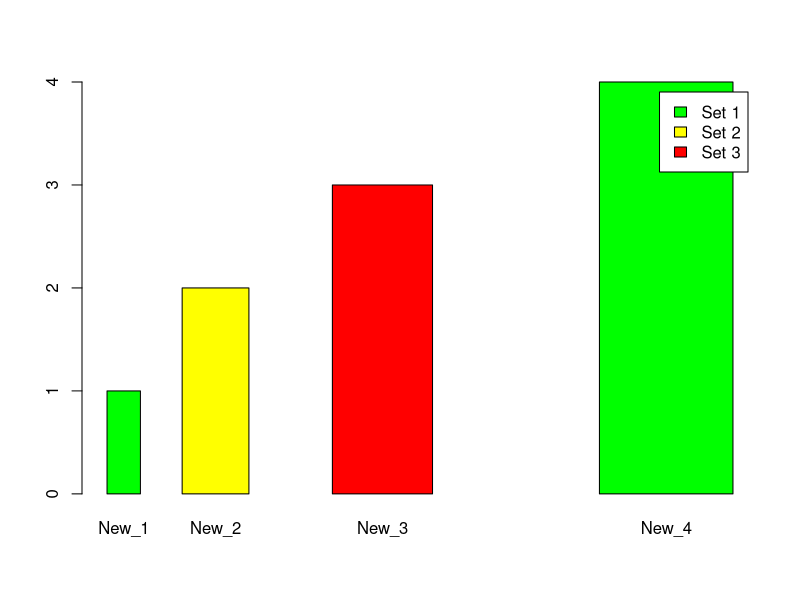
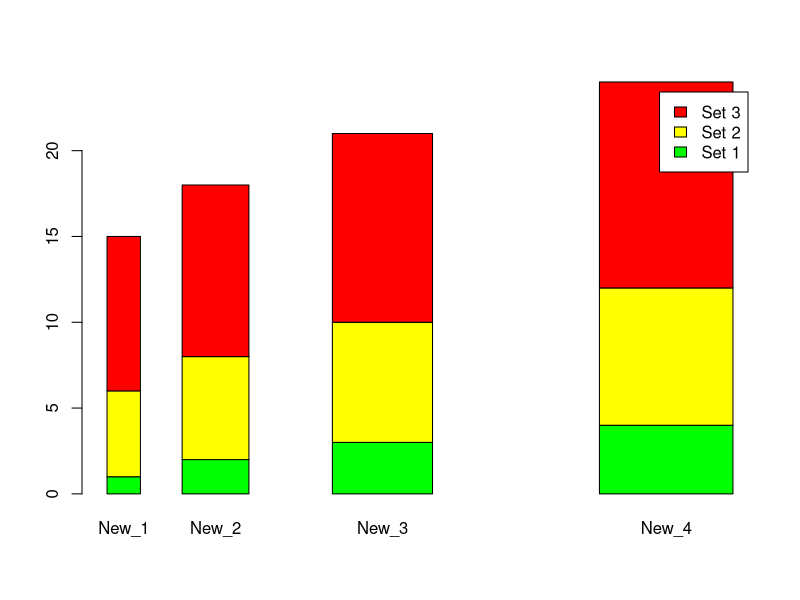
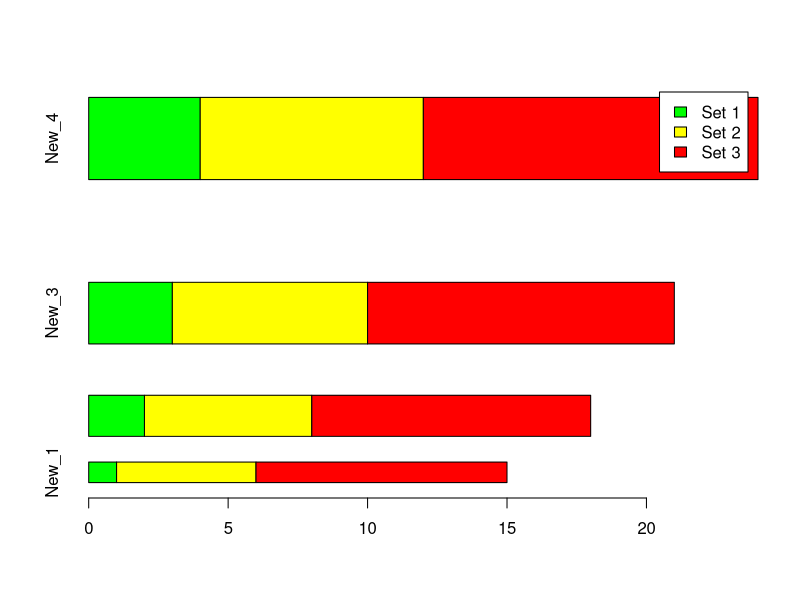

These charts were generated, in order, by the following R code: (Note: this script raises an error after producing the figures.)
# barplot example



# simple 

barplot(c(1,2,3,4), col = c("green", "yellow", "red"), width = c(1, 2, 3, 4), space = c(0.25, 0.5, 1, 2), legend.text = c("Set 1", "Set 2", "Set 3"),
        names.arg = c("New_1", "New_2", "New_3", "New_4"))





# stacking

## example matrix (will not work with a data.frame)
my_matrix <- matrix(nrow = 3, ncol = 4, c(1:12), byrow = T, dimnames = list(c("row_1", "row_2", "row_3"), c("col_1", "col_2", "col_3", "col_4")))


## vertical

barplot(my_matrix, col = c("green", "yellow", "red"), width = c(1, 2, 3, 4), space = c(0.25, 0.5, 1, 2), legend.text = c("Set 1", "Set 2", "Set 3"),
        names.arg = c("New_1", "New_2", "New_3", "New_4"))



## horizontal

barplot(my_matrix, col = c("green", "yellow", "red"), width = c(1, 2, 3, 4), space = c(0.25, 0.5, 1, 2), legend.text = c("Set 1", "Set 2", "Set 3"),
        names.arg = c("New_1", "New_2", "New_3", "New_4"), horiz = T)




# possible error message

# reproduce error
Your_current_data_frame <- setNames(data.frame(c(1,2,3,4)), c('Col1'))
barplot(Your_current_data_frame)

# 'height' must be a vector or a matrix

# Reason:
# You probably try to barplot a data.frame

# Solution:
# transform your data frame to a matrix

barplot(as.matrix(Your_current_data_frame))

